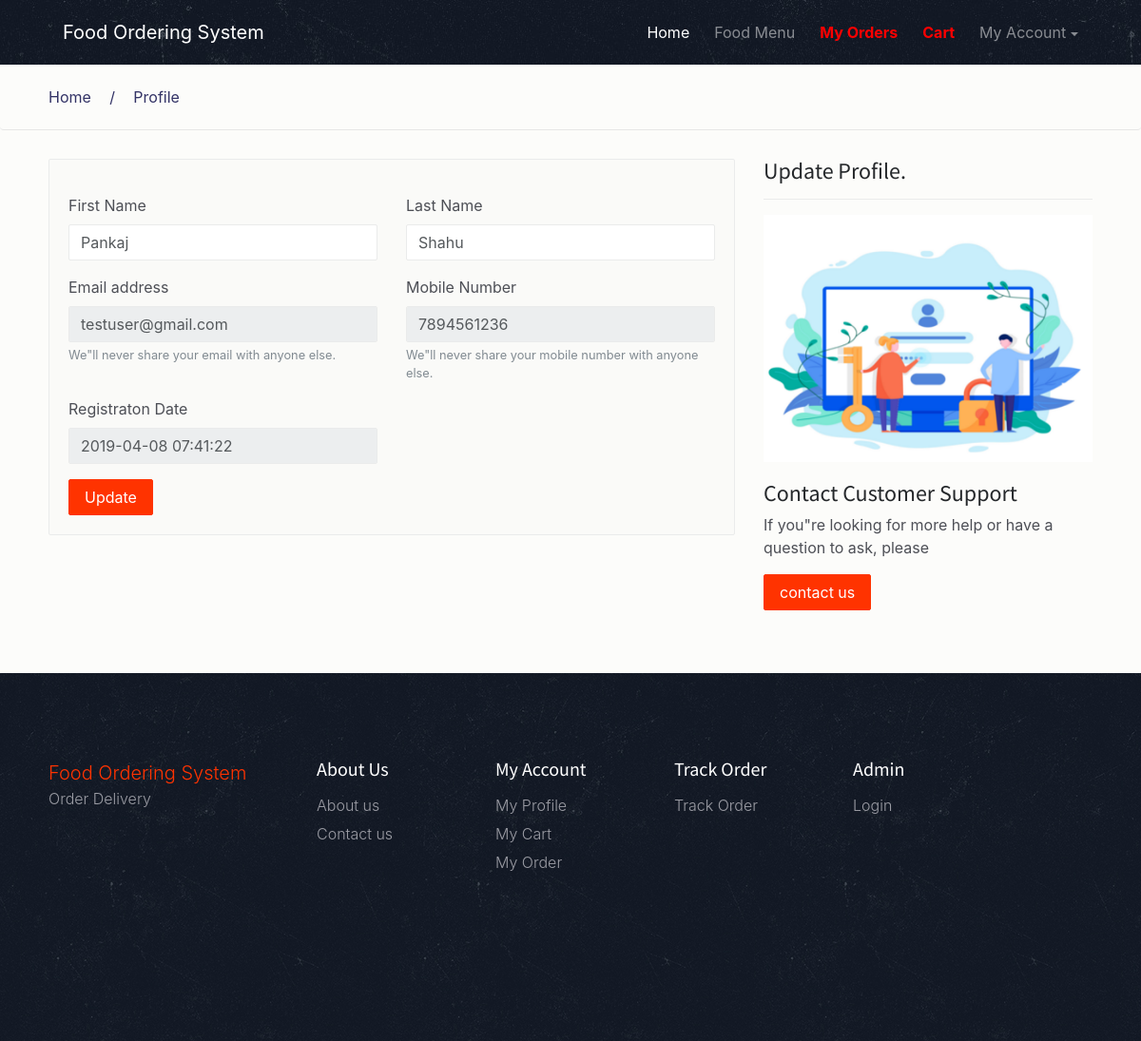
Screenshot of /fos/profile.php (signed in) with the database file from the repository.
### tables this page shows
CREATE TABLE `tbluser` (
  `ID` int(10) NOT NULL,
  `FirstName` varchar(45) DEFAULT NULL,
  `LastName` varchar(50) DEFAULT NULL,
  `Email` varchar(120) DEFAULT NULL,
  `MobileNumber` bigint(11) DEFAULT NULL,
  `Password` varchar(120) DEFAULT NULL,
  `RegDate` timestamp NOT NULL DEFAULT CURRENT_TIMESTAMP
);

### fos/profile.php (the view, shortened to what this page needs)
<?php
include('includes/dbconnection.php');
if (strlen($_SESSION['fosuid']==0)) {
  header('location:logout.php');
  } else{
 ?>
<!DOCTYPE html>
<html lang="en">
<head>
    <link href="css/bootstrap.min.css" rel="stylesheet">
    <link href="css/font-awesome.min.css" rel="stylesheet">
    <link href="css/animsition.min.css" rel="stylesheet">
    <link href="css/animate.css" rel="stylesheet">
    <link href="css/style.css" rel="stylesheet"> </head>
<body>
     <div class="site-wrapper animsition" data-animsition-in="fade-in" data-animsition-out="fade-out">
         <header id="header" class="header-scroll top-header headrom">
            <?php include('includes/header.php');?>
         </header>
         <div class="page-wrapper">
            <div class="breadcrumb">
               <div class="container">
                  <ul>
                     <li><a href="#" class="active">Home</a></li>
                     <li>Profile</li>
                  </ul>
               </div>
            </div>
            <section class="contact-page inner-page">
               <div class="container">
                  <div class="row">
                     <div class="col-md-8">
                        <div class="widget">
                           <div class="widget-body">
                              <form action="" name="submit" method="post">
                                <?php
$pid=$_SESSION['fosuid'];
$ret=mysqli_query($con,"select * from tbluser where ID='$pid'");
while ($row=mysqli_fetch_array($ret)) {
?>
                                 <div class="row">
                                    <div class="form-group col-sm-6">
                                       <label for="exampleInputEmail1">First Name</label>
                                       <input class="form-control" type="text" value="<?php  echo $row['FirstName'];?>" id="firstname" name="firstname" required="true">
                                    </div>
                                    <div class="form-group col-sm-6">
                                       <label for="exampleInputEmail1">Last Name</label>
                                       <input class="form-control" type="text" value="<?php  echo $row['LastName'];?>" id="lastname" name="lastname" required="true">
                                    </div>
                                    <div class="form-group col-sm-6">
                                       <label for="exampleInputEmail1">Email address</label>
                                       <input type="email" class="form-control" id="email" aria-describedby="emailHelp" placeholder="Enter email" name="email" value="<?php  echo $row['Email'];?>" required="true" readonly='true'> <small id="emailHelp" class="form-text text-muted">We"ll never share your email with anyone else.</small>
                                    </div>
                                    <div class="form-group col-sm-6">
                                       <label for="exampleInputEmail1">Mobile Number</label>
                                       <input class="form-control" type="text" id="mobilenumber" name="mobilenumber" value="<?php  echo $row['MobileNumber'];?>" readonly="true"> <small class="form-text text-muted">We"ll never share your mobile number with anyone else.</small>
                                    </div>
                                    <div class="form-group col-sm-6">
                                       <label for="exampleInputEmail1">Registraton Date</label>
                                       <input class="form-control" type="text" id="regdate" name="regdate" value="<?php  echo $row['RegDate'];?>" readonly="true">
                                    </div>
                                                                     </div>
                                                                   <?php } ?>
                                 <div class="row">
                                    <div class="col-sm-4">
                                      <button type="submit" name="submit" class="btn theme-btn"><i class="ft-user"></i>Update</button>
                                    </div>
                                 </div>
                              </form>
                           </div>
                        </div>
                     </div>
                     <div class="col-md-4">
                        <h4>Update Profile.</h4>
                        <hr>
                        <img src="images/profile.png" alt="" class="img-fluid">
                        <h4 class="m-t-20">Contact Customer Support</h4>
                        <p> If you"re looking for more help or have a question to ask, please </p>
                        <p> <a href="contact.php" class="btn theme-btn m-t-15">contact us</a> </p>
                     </div>
                  </div>
               </div>
            </section>
           <?php include('includes/footer.php');?>
         </div>
      </div>
</body>
</html>
<?php  } ?>

### fos/css/style.css (style rules this page uses)
body { background: rgba(252, 251, 249, 0.68); font-size: 16px; color: #4d4f56; font-weight: 400; overflow-x: hidden; }
.h1, .h2, .h3, .h4, .h5, .h6, h1, h2, h3, h4, h5, h6 { font-family: "Source Sans Pro", sans-serif; color: #25282b; }
a { color: #f30; }
ul { list-style-type: none; padding: 0; }
hr { margin-top: 1rem; margin-bottom: 1rem; border: 0; border-top: 1px solid #eaebeb; }
.container { max-width: 1270px; width: 94%; }
.page-wrapper { padding-top: 68px; }
.inner-page { margin-top: 30px; margin-bottom: 50px }
.form-control { border: 1px solid #eaebeb; border-radius: 2px; }
.form-control-lg, .dropdown-menu, .btn, .btn-group-lg>.btn, .btn-lg, .img-rounded { border-radius: 2px }
.btn { transition: all .4s; }
.theme-btn { background-color: #f30; border-color: #f30; color: #fff }
.theme-btn-dash:hover, .theme-btn, .theme-btn.btn-lg:hover, .btn-secondary:hover { background-color: #f30; color: #fff; border: 1px solid #f30 }
.m-t-20 { margin-top: 20px }
#header { position: fixed; width: 100%; border: 0; z-index: 99; }
.breadcrumb { background: transparent; padding: 22px 0; border-bottom: 1px solid #e6e6e6; }
.breadcrumb ul li { display: inline-block; margin-right: 40px; position: relative; }
.breadcrumb ul li:before { position: absolute; left: -25px; top: 0; content: "/"; }
.breadcrumb ul li:first-child:before { content: none; }
.breadcrumb ul li a, .breadcrumb ul li { color: #333366; }
.breadcrumb ul, .breadcrumb { margin-bottom: 0; }
.widget { border: 1px solid #eaebeb; background: #fafaf8; border-radius: 3px; margin-bottom: 20px; }
.menu-widget, .widget { border: 1px solid #eaebeb; background: #fafaf8; border-radius: 2px; position: relative; }
.widget-body { padding: 20px; }

### rows the page displays
tbluser: firstname "Pankaj", lastname "Shahu", email "testuser@gmail.com", mobilenumber "7894561236", regdate "2019-04-08 07:41:22"
